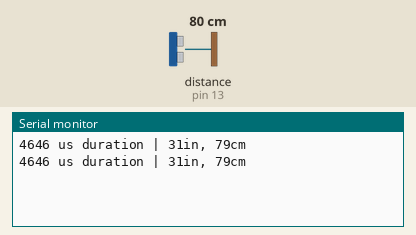
The sketch below on a simulated Arduino Uno, built with avr-gcc and run on an emulated ATmega328P. Parts: the last lines printed to the serial monitor. Wiring (inferred from the names in the program): ultrasonic range finder: trigger pin 12; echo pin 13. The inputs (shaded band) are chosen by the test bench; at power-on: distance to the obstacle (sensor on pin 13) 80 cm. The echo pulse lasts 58.3 µs per cm.

Above: at 1.8 s.
1.9 s: distance to the obstacle (sensor on pin 13) set to 2 cm
At 2.8 s:
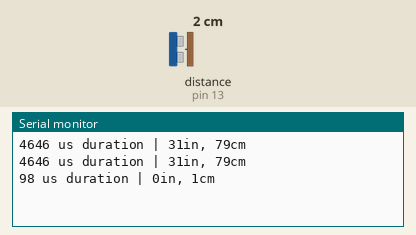
3.4 s: distance to the obstacle (sensor on pin 13) set to 4 cm
At 4.5 s:
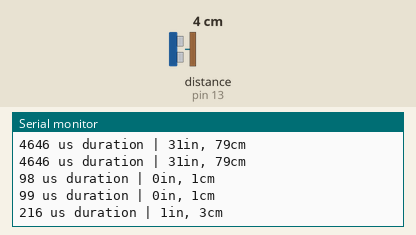
Timing chart, 0 to 6.4 s (numbered marks = the images above; inputs shaded):
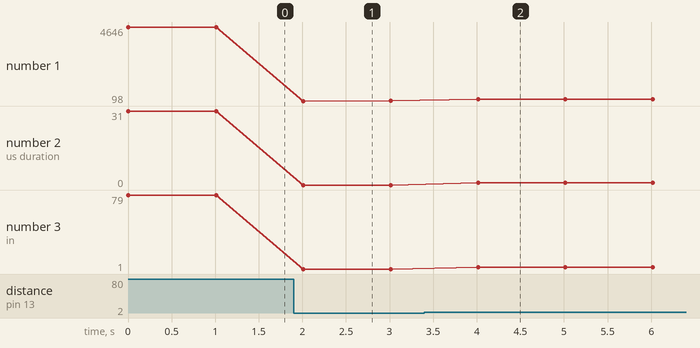

The sketch:

ultrasonic.ino
```cpp
/*
Tested with HY-SRF05, HC-SR04, US-020
The circuit:
	* VVC connection of the sensor attached to +5V
	* GND connection of the sensor attached to ground
	* TRIG connection of the sensor attached to digital pin 12
        * ECHO connection of the sensor attached to digital pin 13
*/

const int TRIG_PIN = 12;
const int ECHO_PIN = 13;

void setup() {
  // initialize serial communication:
  Serial.begin(9600);

  pinMode(TRIG_PIN,OUTPUT);
  pinMode(ECHO_PIN,INPUT);
}

void loop()
{
   long duration, distanceCm, distanceIn;

  // Give a short LOW pulse beforehand to ensure a clean HIGH pulse:
  digitalWrite(TRIG_PIN, LOW);
  delayMicroseconds(2);
  digitalWrite(TRIG_PIN, HIGH);
  delayMicroseconds(10);
  digitalWrite(TRIG_PIN, LOW);
  duration = pulseIn(ECHO_PIN,HIGH);

  Serial.print(duration);
  Serial.print(" us duration | ");

  // convert the time into a distance
  distanceCm = duration / 29.1 / 2 ;
  distanceIn = duration / 74 / 2;


  if (distanceCm <= 0){
    Serial.println("Out of range");
  }
  else {
    Serial.print(distanceIn);
    Serial.print("in, ");
    Serial.print(distanceCm);
    Serial.print("cm");
    Serial.println();
  }
  delay(1000);
}
```

Measured:
- after the input at 1.9 s, the serial monitor: prints a new line after 0.11 s (image 1)
- after the input at 3.4 s, the serial monitor: prints a new line after 0.61 s (image 2)
- plotted number 1: 4646 → 99 after the input at 1.9 s, 99 → 215 after the input at 3.4 s
- plotted number 2: 31 → 0 after the input at 1.9 s
- plotted number 3: 79 → 1 after the input at 1.9 s, 1 → 3 after the input at 3.4 s
